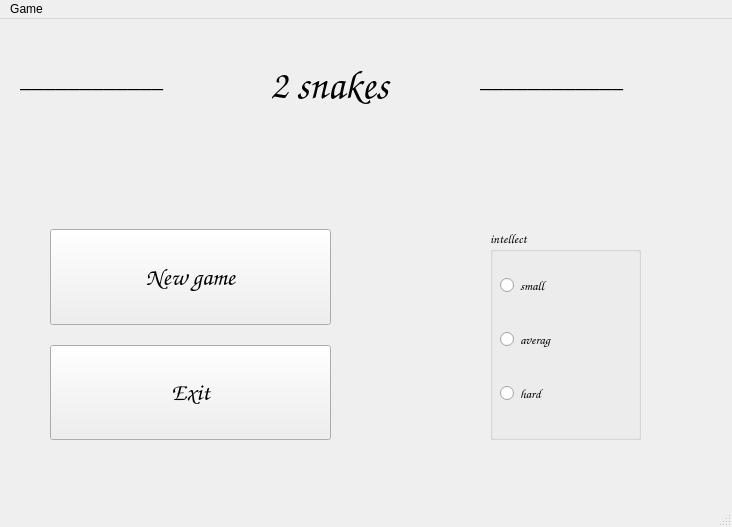
<?xml version="1.0" encoding="UTF-8"?>
<ui version="4.0">
 <class>MainWindow</class>
 <widget class="QMainWindow" name="MainWindow">
  <property name="geometry">
   <rect>
    <x>0</x>
    <y>0</y>
    <width>732</width>
    <height>527</height>
   </rect>
  </property>
  <property name="windowTitle">
   <string>2 snakes</string>
  </property>
  <property name="windowIcon">
   <iconset resource="resources.qrc">
    <normaloff>:/res/img/119446.png</normaloff>:/res/img/119446.png</iconset>
  </property>
  <widget class="QWidget" name="centralwidget">
   <widget class="QLabel" name="label">
    <property name="geometry">
     <rect>
      <x>270</x>
      <y>10</y>
      <width>211</width>
      <height>111</height>
     </rect>
    </property>
    <property name="font">
     <font>
      <family>Comic Sans MS</family>
      <pointsize>30</pointsize>
      <weight>50</weight>
      <bold>false</bold>
     </font>
    </property>
    <property name="text">
     <string>2 snakes</string>
    </property>
   </widget>
   <widget class="QWidget" name="verticalLayoutWidget">
    <property name="geometry">
     <rect>
      <x>50</x>
      <y>210</y>
      <width>281</width>
      <height>211</height>
     </rect>
    </property>
    <layout class="QVBoxLayout" name="verticalLayout">
     <property name="spacing">
      <number>20</number>
     </property>
     <item>
      <widget class="QPushButton" name="pushButton">
       <property name="sizePolicy">
        <sizepolicy hsizetype="Minimum" vsizetype="Preferred">
         <horstretch>0</horstretch>
         <verstretch>0</verstretch>
        </sizepolicy>
       </property>
       <property name="font">
        <font>
         <family>Comic Sans MS</family>
         <pointsize>18</pointsize>
         <weight>75</weight>
         <bold>true</bold>
        </font>
       </property>
       <property name="text">
        <string>New game</string>
       </property>
      </widget>
     </item>
     <item>
      <widget class="QPushButton" name="pushButton_2">
       <property name="sizePolicy">
        <sizepolicy hsizetype="Minimum" vsizetype="Preferred">
         <horstretch>0</horstretch>
         <verstretch>0</verstretch>
        </sizepolicy>
       </property>
       <property name="font">
        <font>
         <family>Comic Sans MS</family>
         <pointsize>18</pointsize>
         <weight>75</weight>
         <bold>true</bold>
        </font>
       </property>
       <property name="text">
        <string>Exit</string>
       </property>
      </widget>
     </item>
    </layout>
   </widget>
   <widget class="QGroupBox" name="groupBox">
    <property name="geometry">
     <rect>
      <x>490</x>
      <y>210</y>
      <width>151</width>
      <height>211</height>
     </rect>
    </property>
    <property name="font">
     <font>
      <family>Comic Sans MS</family>
      <pointsize>10</pointsize>
     </font>
    </property>
    <property name="title">
     <string>intellect</string>
    </property>
    <widget class="QWidget" name="">
     <property name="geometry">
      <rect>
       <x>10</x>
       <y>20</y>
       <width>131</width>
       <height>181</height>
      </rect>
     </property>
     <layout class="QVBoxLayout" name="verticalLayout_2">
      <item>
       <widget class="QRadioButton" name="radioButton_2">
        <property name="font">
         <font>
          <family>Comic Sans MS</family>
          <pointsize>10</pointsize>
         </font>
        </property>
        <property name="text">
         <string>small</string>
        </property>
       </widget>
      </item>
      <item>
       <widget class="QRadioButton" name="radioButton_3">
        <property name="font">
         <font>
          <family>Comic Sans MS</family>
          <pointsize>10</pointsize>
         </font>
        </property>
        <property name="text">
         <string>averag</string>
        </property>
       </widget>
      </item>
      <item>
       <widget class="QRadioButton" name="radioButton">
        <property name="font">
         <font>
          <family>Comic Sans MS</family>
          <pointsize>10</pointsize>
         </font>
        </property>
        <property name="text">
         <string>hard</string>
        </property>
       </widget>
      </item>
     </layout>
    </widget>
   </widget>
   <widget class="QLabel" name="label_2">
    <property name="geometry">
     <rect>
      <x>20</x>
      <y>40</y>
      <width>251</width>
      <height>41</height>
     </rect>
    </property>
    <property name="font">
     <font>
      <family>Comic Sans MS</family>
      <pointsize>16</pointsize>
     </font>
    </property>
    <property name="text">
     <string>&lt;html&gt;&lt;head/&gt;&lt;body&gt;&lt;p&gt;&lt;span style=&quot; font-size:18pt; font-weight:600;&quot;&gt;____________&lt;/span&gt;&lt;/p&gt;&lt;/body&gt;&lt;/html&gt;</string>
    </property>
   </widget>
   <widget class="QLabel" name="label_3">
    <property name="geometry">
     <rect>
      <x>480</x>
      <y>40</y>
      <width>251</width>
      <height>41</height>
     </rect>
    </property>
    <property name="font">
     <font>
      <family>Comic Sans MS</family>
      <pointsize>16</pointsize>
     </font>
    </property>
    <property name="text">
     <string>&lt;html&gt;&lt;head/&gt;&lt;body&gt;&lt;p&gt;&lt;span style=&quot; font-size:18pt; font-weight:600;&quot;&gt;____________&lt;/span&gt;&lt;/p&gt;&lt;/body&gt;&lt;/html&gt;</string>
    </property>
   </widget>
  </widget>
  <widget class="QMenuBar" name="menubar">
   <property name="geometry">
    <rect>
     <x>0</x>
     <y>0</y>
     <width>732</width>
     <height>26</height>
    </rect>
   </property>
   <widget class="QMenu" name="menuGame">
    <property name="title">
     <string>Game</string>
    </property>
    <addaction name="actionNew_game"/>
    <addaction name="actionStatistics"/>
    <addaction name="actionHelp"/>
    <addaction name="actionExit"/>
   </widget>
   <addaction name="menuGame"/>
  </widget>
  <widget class="QStatusBar" name="statusbar"/>
  <action name="actionNew_game">
   <property name="text">
    <string>New game</string>
   </property>
  </action>
  <action name="actionStatistics">
   <property name="text">
    <string>Statistics</string>
   </property>
  </action>
  <action name="actionHelp">
   <property name="text">
    <string>Help</string>
   </property>
  </action>
  <action name="actionExit">
   <property name="text">
    <string>Exit</string>
   </property>
  </action>
 </widget>
 <resources>
  <include location="resources.qrc"/>
 </resources>
 <connections>
  <connection>
   <sender>pushButton_2</sender>
   <signal>clicked()</signal>
   <receiver>MainWindow</receiver>
   <slot>close()</slot>
   <hints>
    <hint type="sourcelabel">
     <x>129</x>
     <y>395</y>
    </hint>
    <hint type="destinationlabel">
     <x>215</x>
     <y>515</y>
    </hint>
   </hints>
  </connection>
 </connections>
</ui>
